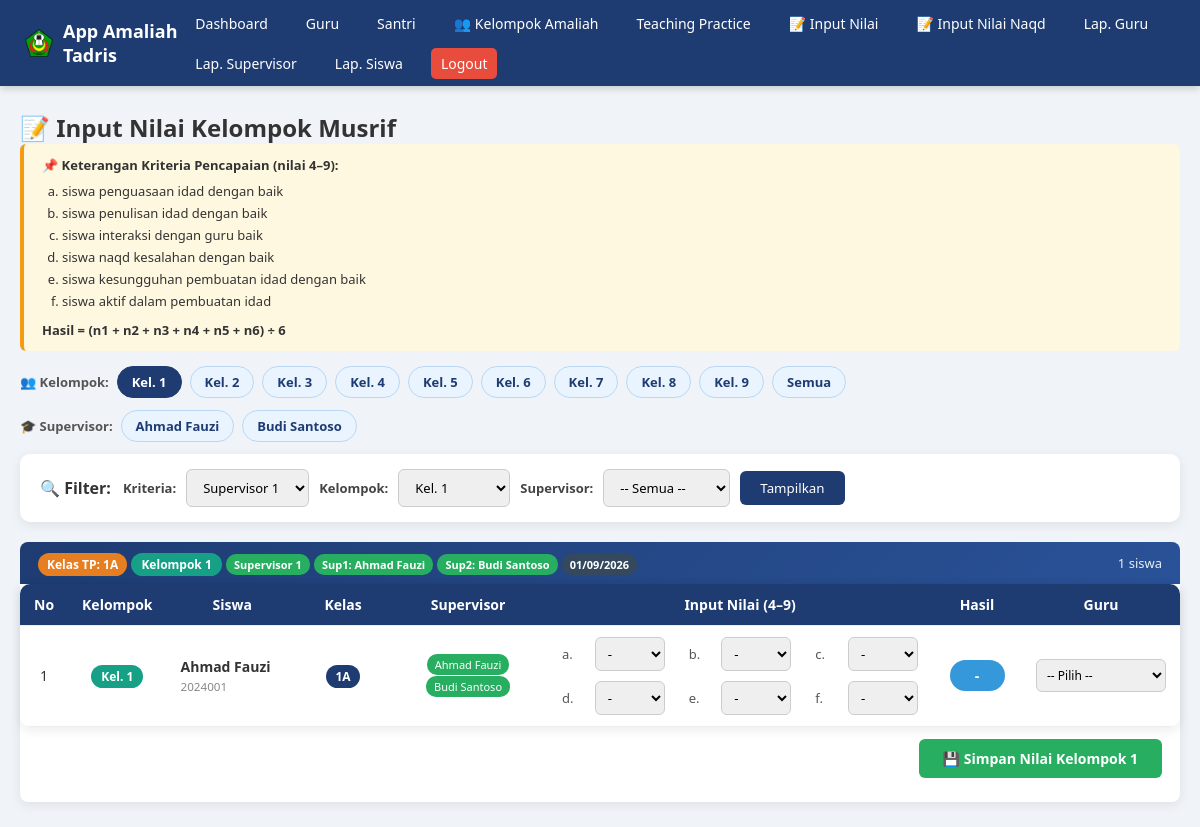
Page /input_nilai.php (signed in) on the committed database.
### tables this page shows
CREATE TABLE `teaching_practice` (
  `id`             INT(11)      NOT NULL AUTO_INCREMENT,
  `santri_id`      INT(11)      NOT NULL,
  `kelas_tp`       VARCHAR(10)  NOT NULL,
  `kelompok`       INT(2)       NOT NULL,
  `mata_pelajaran` VARCHAR(100) NOT NULL,
  `judul`          VARCHAR(255) NOT NULL,
  `supervisor1`    VARCHAR(100) DEFAULT NULL,
  `supervisor2`    VARCHAR(100) DEFAULT NULL,
  `assessor`       VARCHAR(100) DEFAULT NULL,
  `tanggal`        DATE         NOT NULL,
  `created_at`     TIMESTAMP    DEFAULT CURRENT_TIMESTAMP,
  `updated_at`     TIMESTAMP    DEFAULT CURRENT_TIMESTAMP ON UPDATE CURRENT_TIMESTAMP,
  PRIMARY KEY (`id`),
  KEY `idx_santri_id` (`santri_id`),
  KEY `idx_kelas_tp` (`kelas_tp`),
  KEY `idx_kelompok` (`kelompok`),
  KEY `idx_tanggal` (`tanggal`),
  CONSTRAINT `fk_tp_santri` FOREIGN KEY (`santri_id`)
    REFERENCES `santri` (`id`) ON DELETE CASCADE ON UPDATE CASCADE
);

CREATE TABLE `santri` (
  `id`            INT(11)       NOT NULL AUTO_INCREMENT,
  `induk`         VARCHAR(30)   NOT NULL,
  `siswa`         VARCHAR(100)  NOT NULL,
  `kelas`         VARCHAR(10)   NOT NULL,
  `gender`        ENUM('L','P') NOT NULL DEFAULT 'L',
  `pelajaran`     VARCHAR(100)  DEFAULT NULL,
  `kelompok`      INT(2)        DEFAULT NULL,
  `kelompok_naqd` INT(2)        DEFAULT NULL,
  `created_at`    TIMESTAMP     DEFAULT CURRENT_TIMESTAMP,
  `updated_at`    TIMESTAMP     DEFAULT CURRENT_TIMESTAMP ON UPDATE CURRENT_TIMESTAMP,
  PRIMARY KEY (`id`),
  UNIQUE KEY `uniq_induk` (`induk`),
  KEY `idx_kelas` (`kelas`),
  KEY `idx_kelompok` (`kelompok`),
  KEY `idx_kelompok_naqd` (`kelompok_naqd`)
);

### input_nilai.php (the view, shortened to what this page needs)
<?php
require 'config/database.php';
$KELOMPOK_LIST = [1,2,3,4,5,6,7,8,9];
$KRITERIA_LIST = ['Supervisor 1','Supervisor 2','Assessor'];
$filter_kriteria = $_GET['filter_kriteria'] ?? 'Supervisor 1';
$filter_kelompok = $_GET['filter_kelompok'] ?? '1';
$filter_sup      = $_GET['filter_sup'] ?? '';
$w = [];
if ($filter_kelompok !== '') {
    $w[] = "tp.kelompok=" . (int)$filter_kelompok;
}
$where_sql = $w ? "WHERE " . implode(" AND ", $w) : "";
$sql_data = "
    SELECT tp.id AS tp_id, tp.santri_id, tp.kelas_tp, tp.kelompok,
           tp.supervisor1, tp.supervisor2, tp.assessor, tp.tanggal,
           s.induk, s.siswa, s.kelas,
           n.id AS nilai_id, n.penilai,
           n.n1,n.n2,n.n3,n.n4,n.n5,n.n6, n.hasil
    FROM teaching_practice tp
    JOIN santri s ON s.id = tp.santri_id
    LEFT JOIN nilai n ON n.santri_id = tp.santri_id
                     AND n.kelas_tp = tp.kelas_tp
                     AND n.kelompok = tp.kelompok
                     AND n.kriteria = '" . $conn->real_escape_string($filter_kriteria) . "'
    $where_sql
    ORDER BY tp.kelas_tp, tp.kelompok, s.siswa
";
$data = $conn->query($sql_data);
$sup_options = [];
$q_sup = $conn->query("SELECT DISTINCT nama_guru FROM guru
                       WHERE kriteria IN ('Supervisor 1','Supervisor 2')
                       ORDER BY nama_guru");
if ($q_sup) {
    while ($s = $q_sup->fetch_assoc()) $sup_options[] = $s['nama_guru'];
}
?>
<!DOCTYPE html>
<html>
<head>
<link rel="stylesheet" href="assets/css/style.css">
</head>
<body>
<?php include 'partials/navbar.php'; ?>
<div class="container">
<h2>📝 Input Nilai Kelompok Musrif</h2>
<div class="kriteria-box">
    <b>📌 Keterangan Kriteria Pencapaian (nilai 4–9):</b>
    <ol type="a">
        <li>siswa penguasaan idad dengan baik</li>
        <li>siswa penulisan idad dengan baik</li>
        <li>siswa interaksi dengan guru baik</li>
        <li>siswa naqd kesalahan dengan baik</li>
        <li>siswa kesungguhan pembuatan idad dengan baik</li>
        <li>siswa aktif dalam pembuatan idad</li>
    </ol>
    <p style="margin-top:8px;">
        <b>Hasil = (n1 + n2 + n3 + n4 + n5 + n6) ÷ 6</b>
    </p>
</div>
<div class="shortcut-bar">
    <span style="font-size:13px;font-weight:bold;color:#555;">
        👥 Kelompok:
    </span>
    <?php foreach($KELOMPOK_LIST as $kl): ?>
        <a href="?filter_kriteria=<?=urlencode($filter_kriteria)?>&filter_kelompok=<?=$kl?><?=($filter_sup?'&filter_sup='.urlencode($filter_sup):'')?>"
           class="shortcut-btn <?=($filter_kelompok==$kl)?'active':''?>">
            Kel. <?=$kl?>
        </a>
    <?php endforeach; ?>
    <a href="?filter_kriteria=<?=urlencode($filter_kriteria)?>"
       class="shortcut-btn <?=($filter_kelompok==='')?'active':''?>">
        Semua
    </a>
</div>
<div class="shortcut-bar">
    <span style="font-size:13px;font-weight:bold;color:#555;">
        🎓 Supervisor:
    </span>
    <?php foreach($sup_options as $sup): ?>
        <a href="input_nilai.php?filter_kriteria=<?=urlencode($filter_kriteria)?>&filter_kelompok=<?=urlencode($filter_kelompok)?>&filter_sup=<?=urlencode($sup)?>"
           class="shortcut-btn <?=($filter_sup==$sup)?'active':''?>">
            <?=htmlspecialchars($sup)?>
        </a>
    <?php endforeach; ?>
</div>
<div class="filter-bar">
    <b>🔍 Filter:</b>
    <form method="get" style="display:flex;gap:10px;align-items:center;flex-wrap:wrap;">
        <label>Kriteria:</label>
        <select name="filter_kriteria" onchange="this.form.submit()">
            <?php foreach($KRITERIA_LIST as $k): ?>
                <option value="<?=$k?>" <?=($filter_kriteria==$k)?'selected':''?>>
                    <?=$k?>
                </option>
            <?php endforeach; ?>
        </select>
        <label>Kelompok:</label>
        <select name="filter_kelompok" onchange="this.form.submit()">
            <?php foreach($KELOMPOK_LIST as $kl): ?>
                <option value="<?=$kl?>" <?=($filter_kelompok==$kl)?'selected':''?>>
                    Kel. <?=$kl?>
                </option>
            <?php endforeach; ?>
        </select>
        <label>Supervisor:</label>
        <select name="filter_sup">
            <option value="">-- Semua --</option>
        </select>
        <button type="submit">Tampilkan</button>
    </form>
</div>
<?php if ($data->num_rows == 0): ?>
    <div class="alert-error">
        Belum ada data Teaching Practice untuk filter yang dipilih.
        Silakan input data di menu <b>Teaching Practice</b> terlebih dahulu,
        atau ubah filter.
    </div>
<?php else: ?>
<?php
$groups = [];
while ($row = $data->fetch_assoc()) {
    $key = $row['kelas_tp'] . '|' . $row['kelompok'];
    $groups[$key][] = $row;
}
?>
<?php foreach($groups as $key => $rows):
    list($ktp, $klp) = explode('|', $key);
    $sup1_unik = $rows[0]['supervisor1'] ?? '-';
    $sup2_unik = $rows[0]['supervisor2'] ?? '-';
    $tgl_unik  = isset($rows[0]['tanggal']) ? date('d/m/Y', strtotime($rows[0]['tanggal'])) : '-';
?>
    <div class="kelompok-header">
        <div>
            <span class="badge-kelas-tp">Kelas TP: <?=htmlspecialchars($ktp)?></span>
            <span class="badge-kelompok">Kelompok <?=htmlspecialchars($klp)?></span>
            <span class="badge-sup"><?=htmlspecialchars($filter_kriteria)?></span>
            <span class="badge-sup">Sup1: <?=htmlspecialchars($sup1_unik)?></span>
            <span class="badge-sup">Sup2: <?=htmlspecialchars($sup2_unik)?></span>
            <span class="badge-tgl"><?=$tgl_unik?></span>
        </div>
        <div class="info"><?=count($rows)?> siswa</div>
    </div>
    <form method="post" style="background:#fff;border-radius:0 0 8px 8px;
          box-shadow:0 3px 12px rgba(0,0,0,.08);padding:0 0 12px 0;">
        <table class="nilai-table">
            <thead>
                <tr>
                    <th style="width:40px;">No</th>
                    <th style="width:70px;">Kelompok</th>
                    <th class="left">Siswa</th>
                    <th style="width:90px;">Kelas</th>
                    <th style="width:160px;">Supervisor</th>
                    <th>Input Nilai (4–9)</th>
                    <th style="width:90px;">Hasil</th>
                    <th style="width:110px;">Guru</th>
                </tr>
            </thead>
            <tbody>
            <?php $no=1; foreach($rows as $idx => $r): ?>
                <?php
                $cur_hasil = $r['hasil'] !== null ? $r['hasil'] : '-';
                $hasil_class = 'hasil-badge';
                ?>
                <tr>
                    <td><?=$no++?></td>
                    <td><span class="badge-kelompok">Kel. <?=htmlspecialchars($r['kelompok'])?></span></td>
                    <td class="left">
                        <b><?=htmlspecialchars($r['siswa'])?></b><br>
                        <small style="color:#888;"><?=htmlspecialchars($r['induk'])?></small>
                    </td>
                    <td><span class="badge-kelas"><?=htmlspecialchars($r['kelas'])?></span></td>
                    <td>
                        <span class="badge-sup"><?=htmlspecialchars($r['supervisor1'] ?? '-')?></span><br>
                        <span class="badge-sup" style="margin-top:3px;display:inline-block;">
                            <?=htmlspecialchars($r['supervisor2'] ?? '-')?>
                        </span>
                    </td>
                    <td>
                        <div class="nilai-grid">
                            <?php
                            $labels = [1=>'a',2=>'b',3=>'c',4=>'d',5=>'e',6=>'f'];
                            foreach($labels as $nidx=>$lbl): ?>
                                <div class="item">
                                    <span class="label"><?=$lbl?>.</span>
                                    <select name="n[<?=$idx?>][<?=$nidx?>]" class="n-input"
                                        data-row="<?=$r['tp_id']?>">
                                        <option value="0">-</option>
                                    </select>
                                </div>
                            <?php endforeach; ?>
                        </div>
                    </td>
                    <td>
                        <span class="<?=$hasil_class?>" id="hasil_<?=$r['tp_id']?>">
                            <?= is_numeric($cur_hasil) ? number_format($cur_hasil,2) : '-' ?>
                        </span>
                    </td>
                    <td>
                        <select name="penilai[<?=$idx?>]" required
                                style="padding:6px;border-radius:6px;
                                       border:1px solid #ccc;min-width:130px;font-size:12px;">
                            <option value="">-- Pilih --</option>
                        </select>
                    </td>
                </tr>
            <?php endforeach; ?>
            </tbody>
        </table>
        <div style="padding:12px 18px;text-align:right;">
            <button type="submit" name="simpan_nilai" class="btn-save-row"
                    style="padding:10px 24px;font-size:14px;">
                💾 Simpan Nilai Kelompok <?=htmlspecialchars($klp)?>
            </button>
        </div>
    </form>
<?php endforeach; ?>
<?php endif; ?>
</div>
</body>
</html>

### assets/css/style.css (style rules this page uses)
* { margin:0; padding:0; box-sizing:border-box; font-family:'Segoe UI',sans-serif; }
body { background:#f0f4f8; color:#333; }
.container { max-width:1200px; margin:25px auto; padding:0 20px; }
table { width:100%; background:#fff; border-collapse:collapse; border-radius:10px; overflow:hidden; box-shadow:0 3px 12px rgba(0,0,0,.08); }
th, td { padding:11px 14px; text-align:left; border-bottom:1px solid #eee; font-size:14px; }
th { background:#1e3c72; color:#fff; font-weight:600; }

### input_nilai.php (style rules this page uses)
.filter-bar { background:#fff; padding:15px 20px; border-radius:10px; box-shadow:0 3px 12px rgba(0,0,0,.08); margin-bottom:15px; display:flex; gap:12px; align-items:center; flex-wrap:wrap; }
.filter-bar label { font-weight:600; color:#444; font-size:13px; }
.filter-bar select, .filter-bar input[type="date"] { padding:8px 12px; border:1px solid #ccc; border-radius:6px; font-size:13px; }
.filter-bar button { padding:8px 20px; background:#1e3c72; color:#fff; border:none; border-radius:6px; cursor:pointer; }
.shortcut-bar { display:flex; gap:8px; flex-wrap:wrap; margin-bottom:12px; align-items:center; }
.shortcut-btn { background:#eaf4ff; color:#1e3c72; border:1px solid #b8d8f5; padding:6px 14px; border-radius:20px; text-decoration:none; font-size:13px; font-weight:600; transition:.15s; }
.shortcut-btn.active { background:#1e3c72; color:#fff; border-color:#1e3c72; }
.badge-kelas { background:#1e3c72; color:#fff; padding:3px 9px; border-radius:12px; font-size:12px; font-weight:bold; }
.badge-kelas-tp { background:#e67e22; color:#fff; padding:3px 9px; border-radius:12px; font-size:12px; font-weight:bold; }
.badge-kelompok { background:#16a085; color:#fff; padding:3px 10px; border-radius:12px; font-size:12px; font-weight:bold; }
.badge-sup { background:#27ae60; color:#fff; padding:3px 8px; border-radius:10px; font-size:11px; }
.badge-tgl { background:#34495e; color:#fff; padding:3px 8px; border-radius:10px; font-size:11px; }
.kriteria-box { background:#fff8e1; border-left:4px solid #f39c12; padding:12px 18px; border-radius:6px; margin-bottom:15px; font-size:13px; }
.kriteria-box ol { margin:6px 0 0 20px; line-height:1.7; }
table.nilai-table th, table.nilai-table td { text-align:center; vertical-align:middle; }
table.nilai-table td.left { text-align:left; }
.hasil-badge { display:inline-block; min-width:55px; padding:6px 12px; border-radius:20px; font-weight:bold; color:#fff; background:#3498db; font-size:14px; }
.kelompok-header { background:linear-gradient(135deg,#1e3c72,#2a5298); color:#fff; padding:10px 18px; border-radius:8px 8px 0 0; margin-top:20px; font-weight:bold; display:flex; justify-content:space-between; align-items:center; flex-wrap:wrap; gap:8px; }
.kelompok-header .info { font-size:13px; opacity:.9; font-weight:normal; }
.btn-save-row { background:#27ae60; color:#fff; border:none; padding:8px 14px; border-radius:6px; cursor:pointer; font-size:12px; font-weight:bold; }
.nilai-grid { display:grid; grid-template-columns:repeat(3,1fr); gap:10px 24px; font-size:13px; text-align:left; }
.nilai-grid .item { display:flex; align-items:center; gap:8px; }
.nilai-grid .item span.label { flex:1; color:#555; }
.nilai-grid .item select { padding:6px 8px; border-radius:6px; border:1px solid #ccc; width:70px; }

### rows in the picture
teaching_practice: supervisor1 "Ahmad Fauzi", supervisor2 "Budi Santoso", tanggal "01/09/2026", kelompok "1", santri.siswa "Ahmad Fauzi", santri.induk "2024001", santri.kelas "1A", lbl "a", id "-", lbl "b", lbl "c", lbl "d", lbl "e", lbl "f"

### other values in the picture
$kl "1"
$kl "2"
$kl "3"
$kl "4"
$kl "5"
$kl "6"
$kl "7"
$kl "8"
$kl "9"
$sup "Ahmad Fauzi"
$sup "Budi Santoso"
$ktp "1A"
$klp "1"
count($rows) "1"
form field filter_kriteria "Supervisor 1"
